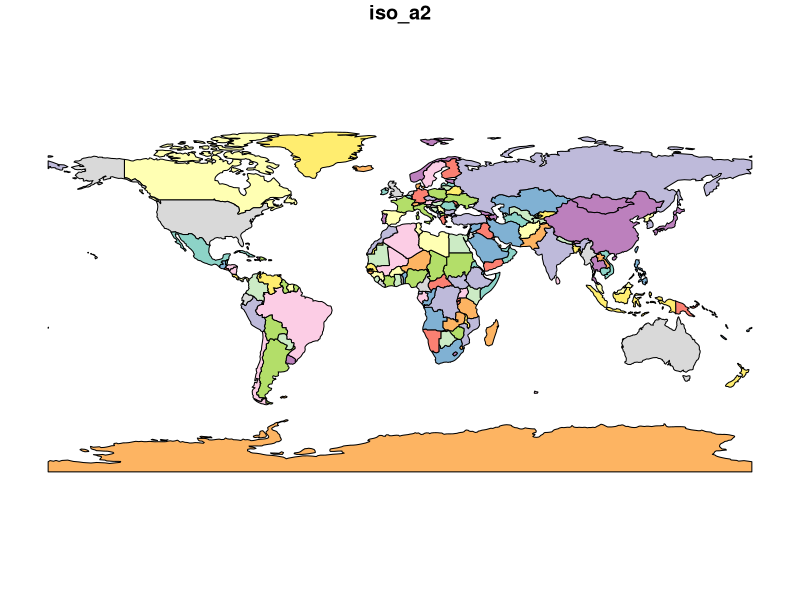
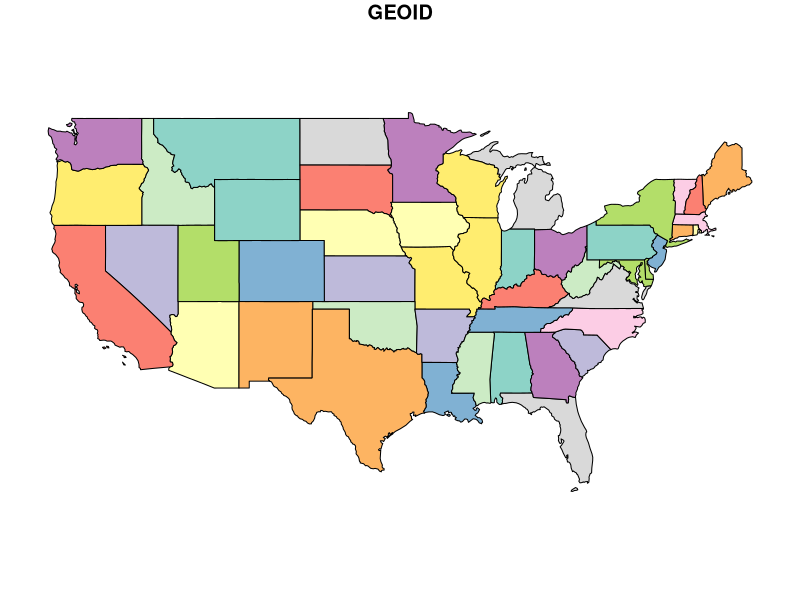
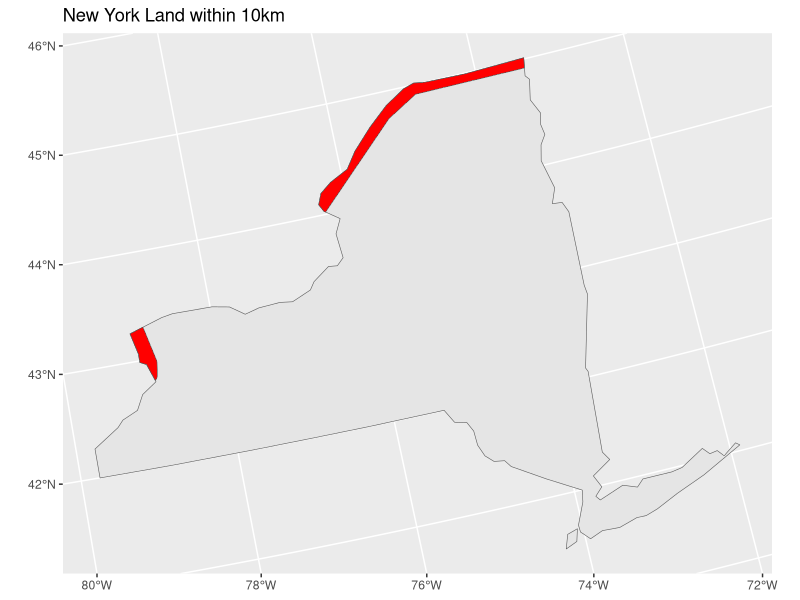

Recreate these plots in R, in order.
##Micaela Lipman 
##Case Study 5 

library(spData)
library(sf)
library(tidyverse)
# library(units) #this one is optional, but can help with unit conversions.

#load 'world' data from spData package
data(world)  

# load 'states' boundaries from spData package
data(us_states)
#plot
plot(world[1])  
plot(us_states[1]) 

##World Data Cleaning
#project
albers="+proj=aea +lat_1=29.5 +lat_2=45.5 +lat_0=37.5 +lon_0=-96 +x_0=0 +y_0=0 +ellps=GRS80 +datum=NAD83 +units=m +no_defs"

world_projected <- st_transform(world, crs = albers)
#filter
canada<-world_projected %>%
filter(name_long=="Canada") %>%
st_buffer(dist = 10000)


##US data cleaning
us_projected <- st_transform(us_states, crs = albers)
newyork<-us_projected %>%
  filter(NAME == "New York")

##Create border object
border<-st_intersection(canada, newyork)

##map
ggplot(border) + 
  geom_sf(data=newyork) + 
  geom_sf(data=border, fill="red") +
  ggtitle("New York Land within 10km")


#calculate border area
borderarea<-(st_area(border)/10000)
borderarea
